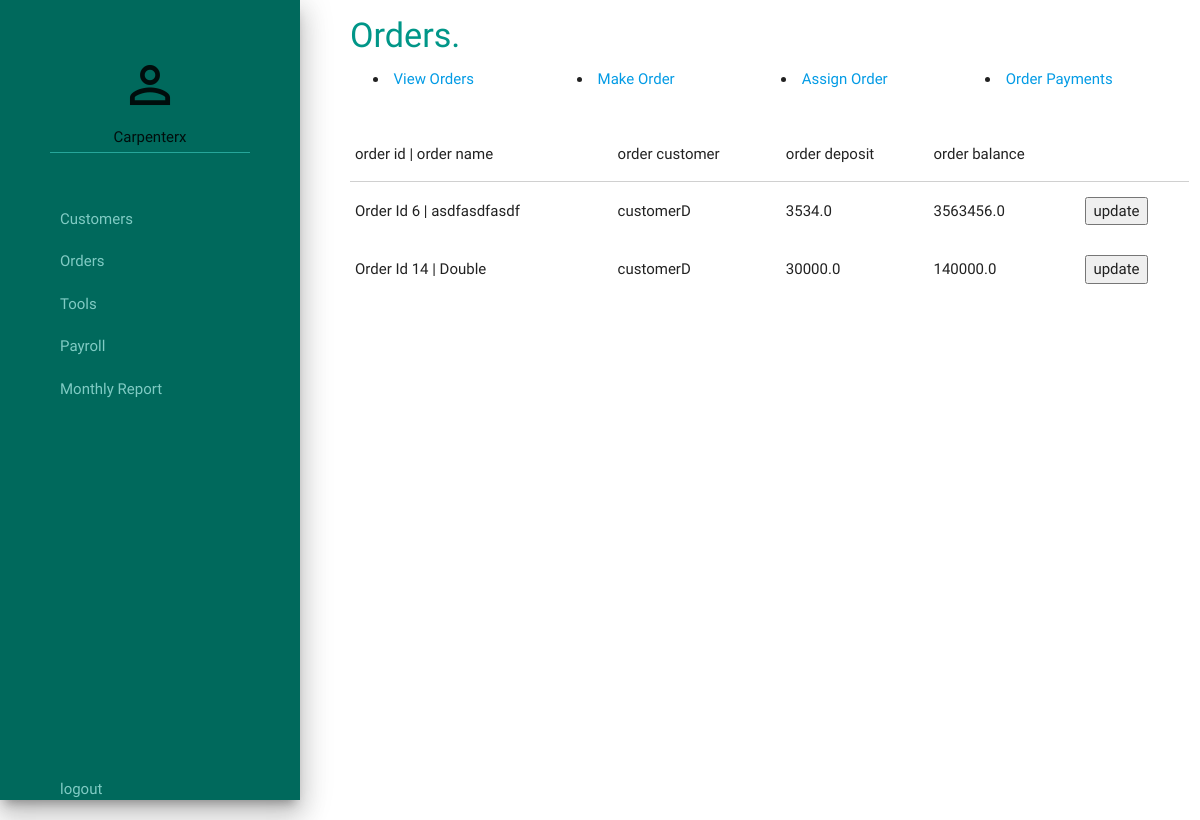
/furniture_palace/order_payments/ (signed in), run on an earlier commit of the app's database.
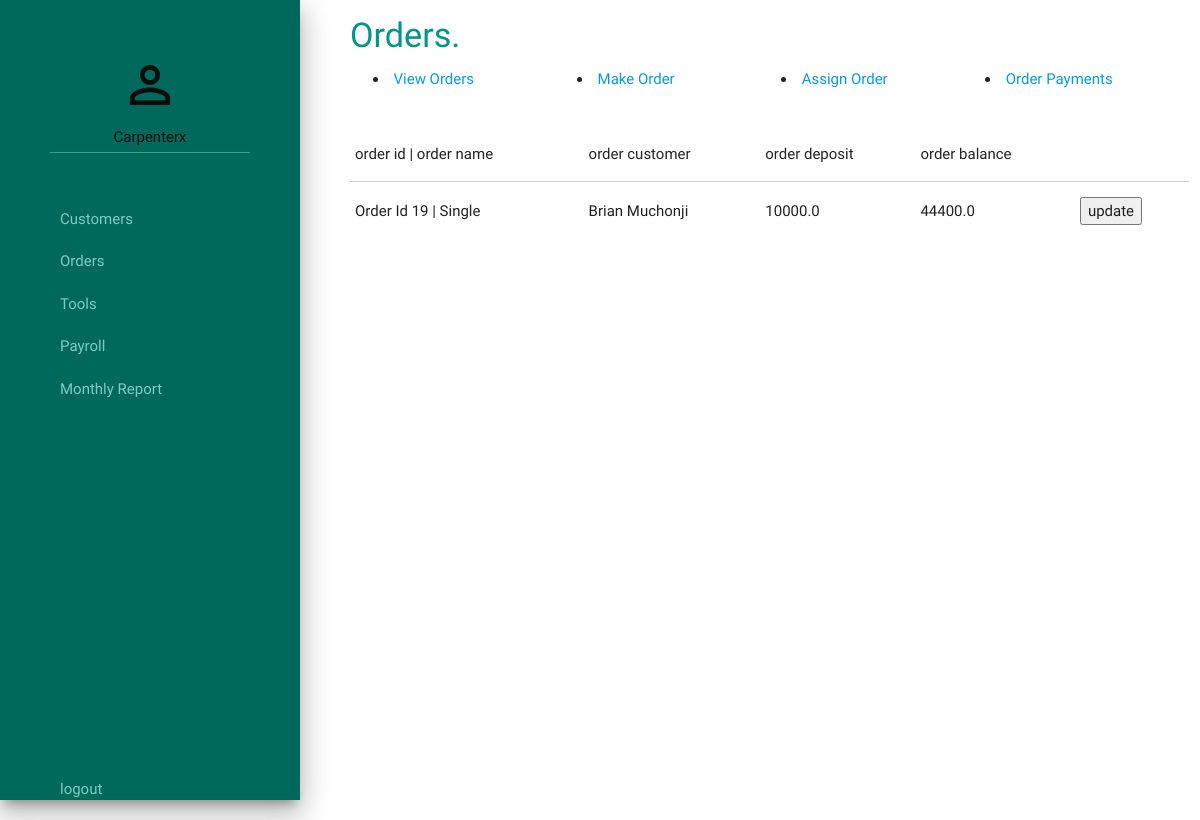
And on a later commit of the database.
### order/models.py (models this page shows, shortened)
class OrderPayment(models.Model):
    order = models.OneToOneField(Order,
                                 on_delete=models.CASCADE,
                                 primary_key=True)
    deposit = models.FloatField()
    balance = models.FloatField()
    days_in_store = models.IntegerField(default=0)
    storage_fee = models.FloatField(default=0.00)
    delivery_fee = models.FloatField(default=0.00)
    delivery_or_collection_date = models.DateField(null=True)
    delivered = models.BooleanField(default=False)

class Order(models.Model):
    order_name = models.CharField(max_length=100)
    quantity = models.IntegerField()
    complete_status = models.BooleanField(default=False)
    order_date = models.DateField(auto_now_add=True)
    order_price = models.FloatField(null=True)
    order_completion_date = models.DateField(null=True)
    customer = models.ForeignKey('accounts.Customer', null=False, unique=False)
    carpenter = models.ForeignKey(User, null=True, unique=False)
    temp_carpenter = models.ForeignKey('accounts.TempCarpenter', null=True, unique=False)
    def __str__(self):
        return "Order Id " + str(self.id) + " | " + self.order_name

### accounts/models.py (models this page shows)
class Customer(models.Model):
    customer_name = models.CharField(max_length=100)
    customer_email = models.EmailField(max_length=254, unique=True)
    customer_tel_no = models.CharField(max_length=100)
    customer_address = models.CharField(max_length=255)
    customer_physical_address = models.TextField()
    gold, silver = 'Gold', 'Silver'
    customer_type_choices = (
        (gold, 'GOLD'),
        (silver, 'SILVER'),
    )
    customer_class = models.CharField(
        max_length=15,
        choices=customer_type_choices,
        default=silver,
    )
    def __str__(self):
        return self.customer_name

### order/views.py (the view)
def show_payment_list(request):
    order_payments = get_undelivered_order_payments()
    return render(request, 'order/order_payments_list.html', locals())

### accounts/context_processors.py (called while the page is built)
def username_processor(request):
    username = request.user.username
    return {'username': username}

def furniture_processor(request):
    furniture = Furniture.objects.all()
    return {'furniture': furniture}

### order/order_payments.py (called while the page is built)
def get_undelivered_order_payments():
    order_payments = OrderPayment.objects.all().filter(delivered=False, order__complete_status=True)
    return order_payments

### order/templates/order/order_payments_list.html (shortened to what this page needs)
{% extends "./base.html" %}
{% block heading %}
<div class="heading">
    <h4>Orders.</h4>
</div>
{% endblock %}
{% block content %}
<br>
<table>
    <thead>
        <tr>
            <td>order id | order name</td>
            <td>order customer</td>
            <td>order deposit</td>
            <td>order balance</td>
        </tr>
    </thead>
    <tbody>
    {% for order_payment in order_payments %}
        <tr>
            <td>{{ order_payment.order }}</td>
            <td>{{ order_payment.order.customer }}</td>
            <td>{{ order_payment.deposit }}</td>
            <td>{{ order_payment.balance }}</td>
            <td>
                <form action="{% url 'orders:order_update_page' %}" method="post">
                    <button type="submit">update</button>
                </form>
            </td>
        </tr>
    {% endfor %}
    </tbody>
</table>
{% endblock %}

What changed in the data, as far as the page shows it:
no longer on this page (row edited): OrderPayment: order "Order Id 6 | asdfasdfasdf", order.customer "customerD", deposit "3534.0", balance "3563456.0"
no longer on this page (row edited): OrderPayment: order "Order Id 14 | Double", order.customer "customerD", deposit "30000.0", balance "140000.0"
now on this page (row unchanged): OrderPayment: order "Order Id 19 | Single", order.customer "Brian Muchonji", deposit "10000.0", balance "44400.0"
